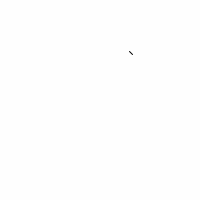
Frame 1 (no input)
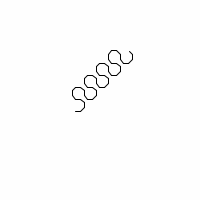
Frame 60 (the mouse pressed at the canvas centre just before this capture)
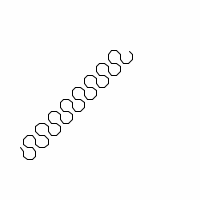
Frame 120 (the mouse held since frame 60 and released just before this capture)

The Processing sketch that drew these frames (run headless with seeded random() and noise(); from frame 60 on, the mouse is pressed at the canvas centre):

// Processing sketch: lesson_02_9_work2
// ── lesson_02_9_work2.pde
//とまとわーくしょっぷ　石田君ネタ

float leng = 5;
float x;
float y;

int count = 0;
String lr_flag = "right";

void setup(){
  size(200,200);
  colorMode(RGB,256);
  background(255);
  smooth();
  
  x = int(random(width));
  y = int(random(height));

  pushMatrix();  //初期座標をセーブ
}

void draw(){
  
  if(count < 6){
    
    if(width < x || height < y){
      if(lr_flag == "right"){
        lr_flag = "left";
      }else if(lr_flag == "left"){
        lr_flag = "right";
      }
    }
    
    popMatrix();  //座標のロード
    translate(x,y);
    
    if(lr_flag == "right"){
      rotate(radians(45));
    }else if(lr_flag == "left"){
      rotate(radians(-45));
    }
    
    line(0,0,leng,0);
    x = leng;
    y = 0;
    
    count++;
    
    pushMatrix();  //座標をセーブ
    
  }else if(count == 6){
    
    count = 0;
    
    if(lr_flag == "right"){
      lr_flag = "left";
    }else if(lr_flag == "left"){
      lr_flag = "right";
    }
    
  }
  
}
